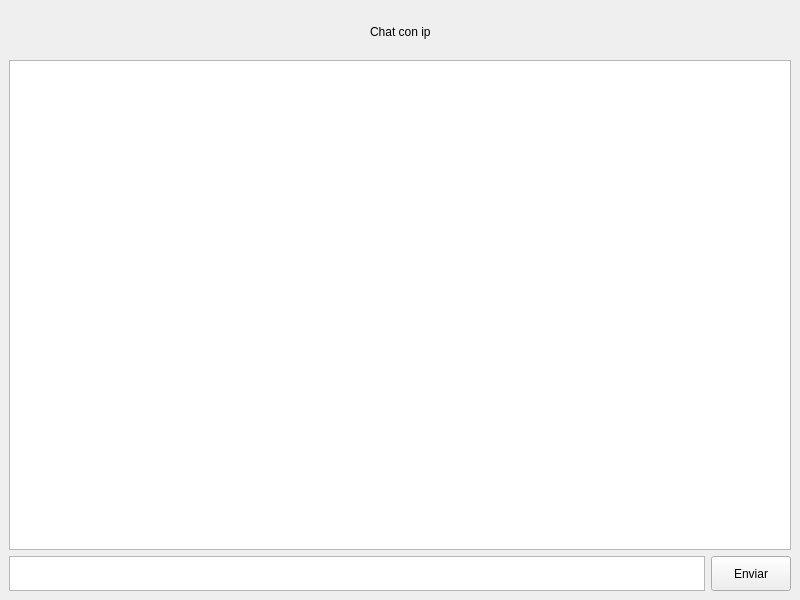
<?xml version="1.0" encoding="UTF-8"?>
<ui version="4.0">
 <class>MainWindow</class>
 <widget class="QMainWindow" name="MainWindow">
  <property name="geometry">
   <rect>
    <x>0</x>
    <y>0</y>
    <width>800</width>
    <height>600</height>
   </rect>
  </property>
  <property name="windowTitle">
   <string>MainWindow</string>
  </property>
  <widget class="QWidget" name="centralwidget">
   <layout class="QVBoxLayout" name="verticalLayout" stretch="1,11,1">
    <item>
     <layout class="QHBoxLayout" name="horizontalLayout_2">
      <item>
       <spacer name="horizontalSpacer">
        <property name="orientation">
         <enum>Qt::Horizontal</enum>
        </property>
        <property name="sizeHint" stdset="0">
         <size>
          <width>40</width>
          <height>20</height>
         </size>
        </property>
       </spacer>
      </item>
      <item>
       <widget class="QLabel" name="Chat_ip">
        <property name="text">
         <string>Chat con ip</string>
        </property>
       </widget>
      </item>
      <item>
       <spacer name="horizontalSpacer_2">
        <property name="orientation">
         <enum>Qt::Horizontal</enum>
        </property>
        <property name="sizeHint" stdset="0">
         <size>
          <width>40</width>
          <height>20</height>
         </size>
        </property>
       </spacer>
      </item>
     </layout>
    </item>
    <item>
     <widget class="QListWidget" name="ListaMensajes"/>
    </item>
    <item>
     <layout class="QHBoxLayout" name="horizontalLayout">
      <item>
       <widget class="QTextEdit" name="EnviarTexto">
        <property name="maximumSize">
         <size>
          <width>16777215</width>
          <height>35</height>
         </size>
        </property>
       </widget>
      </item>
      <item>
       <widget class="QPushButton" name="EnviarBoton">
        <property name="minimumSize">
         <size>
          <width>0</width>
          <height>35</height>
         </size>
        </property>
        <property name="text">
         <string>Enviar</string>
        </property>
       </widget>
      </item>
     </layout>
    </item>
   </layout>
  </widget>
 </widget>
 <resources/>
 <connections/>
</ui>
